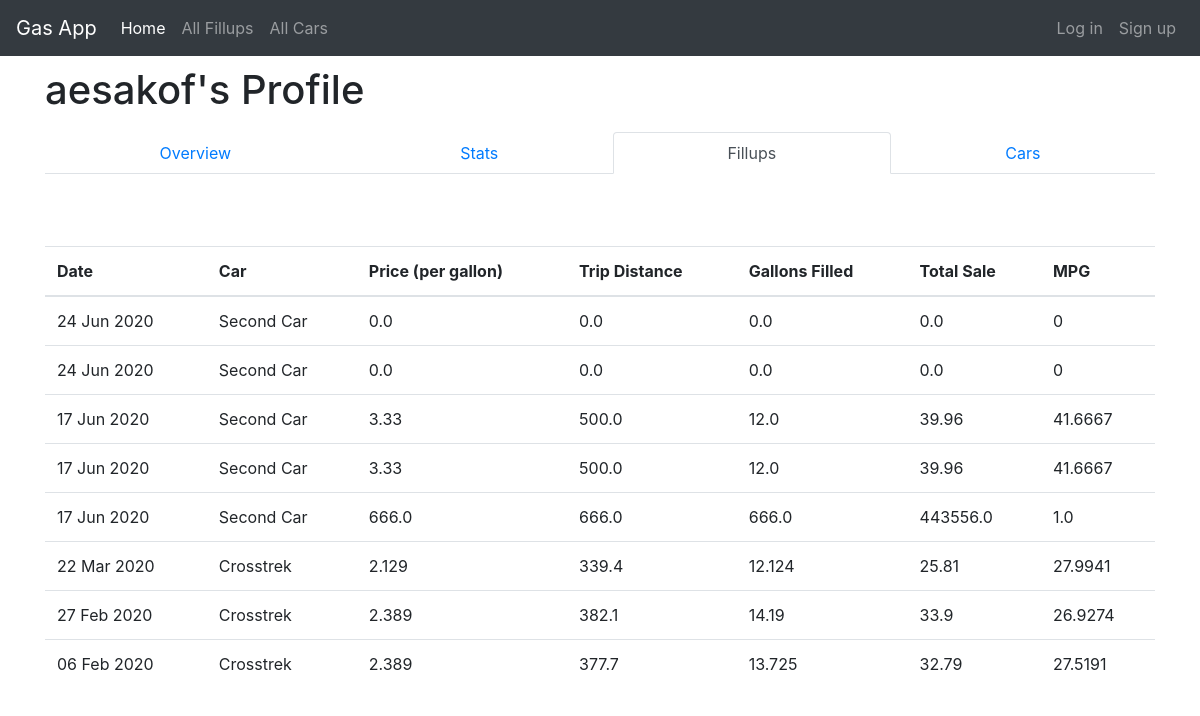
Page /profile/aesakof/fillups/ on the committed database.
### accounts/models.py (models this page shows)
class User(AbstractUser):
    def __str__(self):
        return self.username

### fillups/models.py (models this page shows)
class Fillup(models.Model):
    username = models.ForeignKey(User,on_delete=models.CASCADE)
    date = models.DateField(default=date.today)
    price_per_gallon = models.FloatField(validators=[MinValueValidator(0.0)])
    trip_distance = models.FloatField(validators=[MinValueValidator(0.0)])
    gallons = models.FloatField(validators=[MinValueValidator(0.0)])
    car = models.ForeignKey('Car',on_delete=models.CASCADE)
    @property
    def total_sale(self):
        return round(self.price_per_gallon*self.gallons, 2)
    @property
    def mpg(self):
        if self.gallons == 0:
            return 0
        else:
            return round(self.trip_distance/self.gallons, 4)

class Car(models.Model):
    username = models.ForeignKey(User,on_delete=models.CASCADE)
    name = models.CharField(max_length=25)
    make = models.CharField(max_length=25)
    model = models.CharField(max_length=25)
    model_year = models.IntegerField(choices=MODEL_YEARS)
    status = models.CharField(max_length=10,choices=STATUS,default='Active')
    def __str__(self):
        return self.name

### fillups/views.py (the view)
# urls.py: path('profile/<str:username>/fillups/',views.UserFillupListView.as_view(),name='user_fillup_list'),
class UserFillupListView(ListView):
    template_name = 'fillups/user_fillup_list.html'
    model = Fillup
    context_object_name = 'user_fillup_list'
    ordering = ['-date']
    def get_queryset(self):
        usr = get_object_or_404(User, username=self.kwargs.get("username"))
        return Fillup.objects.filter(username=usr).order_by('-date')
    def get_context_data(self):
        usr = get_object_or_404(User, username=self.kwargs.get("username"))
        context = super(UserFillupListView,self).get_context_data(**self.kwargs)
        context['profile_name'] = usr.username
        return context

### fillups/templates/fillups/user_fillup_list.html (shortened to what this page needs)
{% extends 'base.html' %}
{% block content %}
<div class="centerstage">
  <h1>{{ profile_name }}'s Profile</h1>
  <nav class="nav nav-tabs nav-fill">
    <a class="nav-item nav-link" href="{% url 'fillups:user_profile' username=profile_name %}">Overview</a>
    <a class="nav-item nav-link" href="{% url 'fillups:user_stats' username=profile_name %}">Stats</a>
    <a class="nav-item nav-link active" href="{% url 'fillups:user_fillup_list' username=profile_name %}">Fillups</a>
    <a class="nav-item nav-link" href="{% url 'fillups:user_car_list' username=profile_name %}">Cars</a>
  </nav>
  <br>
  <br>
  <br>
  <table class="table">
    <thead>
      <tr>
        <th>Date</th>
        <th>Car</th>
        <th>Price (per gallon)</th>
        <th>Trip Distance</th>
        <th>Gallons Filled</th>
        <th>Total Sale</th>
        <th>MPG</th>
      </tr>
    </thead>
    <tbody>
      {% for fillup in user_fillup_list %}
        <div class="fillup">
          <tr>
            <td>{{ fillup.date|date:"d M Y"}}</td>
            <td>{{ fillup.car }}</td>
            <td>{{ fillup.price_per_gallon }}</td>
            <td>{{ fillup.trip_distance }}</td>
            <td>{{ fillup.gallons }}</td>
            <td>{{ fillup.total_sale }}</td>
            <td>{{ fillup.mpg }}</td>
          </tr>
        </div>
      {% endfor %}
    </tbody>
  </table>
</div>
{% endblock %}

### static/css/master.css (style rules this page uses)
h1 { line-height: 1.7em; }

### rows in the picture
User: username "aesakof"
Fillup: date "24 Jun 2020", car "Second Car", price_per_gallon "0.0", trip_distance "0.0", gallons "0.0", total_sale "0.0", mpg "0"
Fillup: date "24 Jun 2020", car "Second Car", price_per_gallon "0.0", trip_distance "0.0", gallons "0.0", total_sale "0.0", mpg "0"
Fillup: date "17 Jun 2020", car "Second Car", price_per_gallon "3.33", trip_distance "500.0", gallons "12.0", total_sale "39.96", mpg "41.6667"
Fillup: date "17 Jun 2020", car "Second Car", price_per_gallon "3.33", trip_distance "500.0", gallons "12.0", total_sale "39.96", mpg "41.6667"
Fillup: date "17 Jun 2020", car "Second Car", price_per_gallon "666.0", trip_distance "666.0", gallons "666.0", total_sale "443556.0", mpg "1.0"
Fillup: date "22 Mar 2020", car "Crosstrek", price_per_gallon "2.129", trip_distance "339.4", gallons "12.124", total_sale "25.81", mpg "27.9941"
Fillup: date "27 Feb 2020", car "Crosstrek", price_per_gallon "2.389", trip_distance "382.1", gallons "14.19", total_sale "33.9", mpg "26.9274"
Fillup: date "06 Feb 2020", car "Crosstrek", price_per_gallon "2.389", trip_distance "377.7", gallons "13.725", total_sale "32.79", mpg "27.5191"
